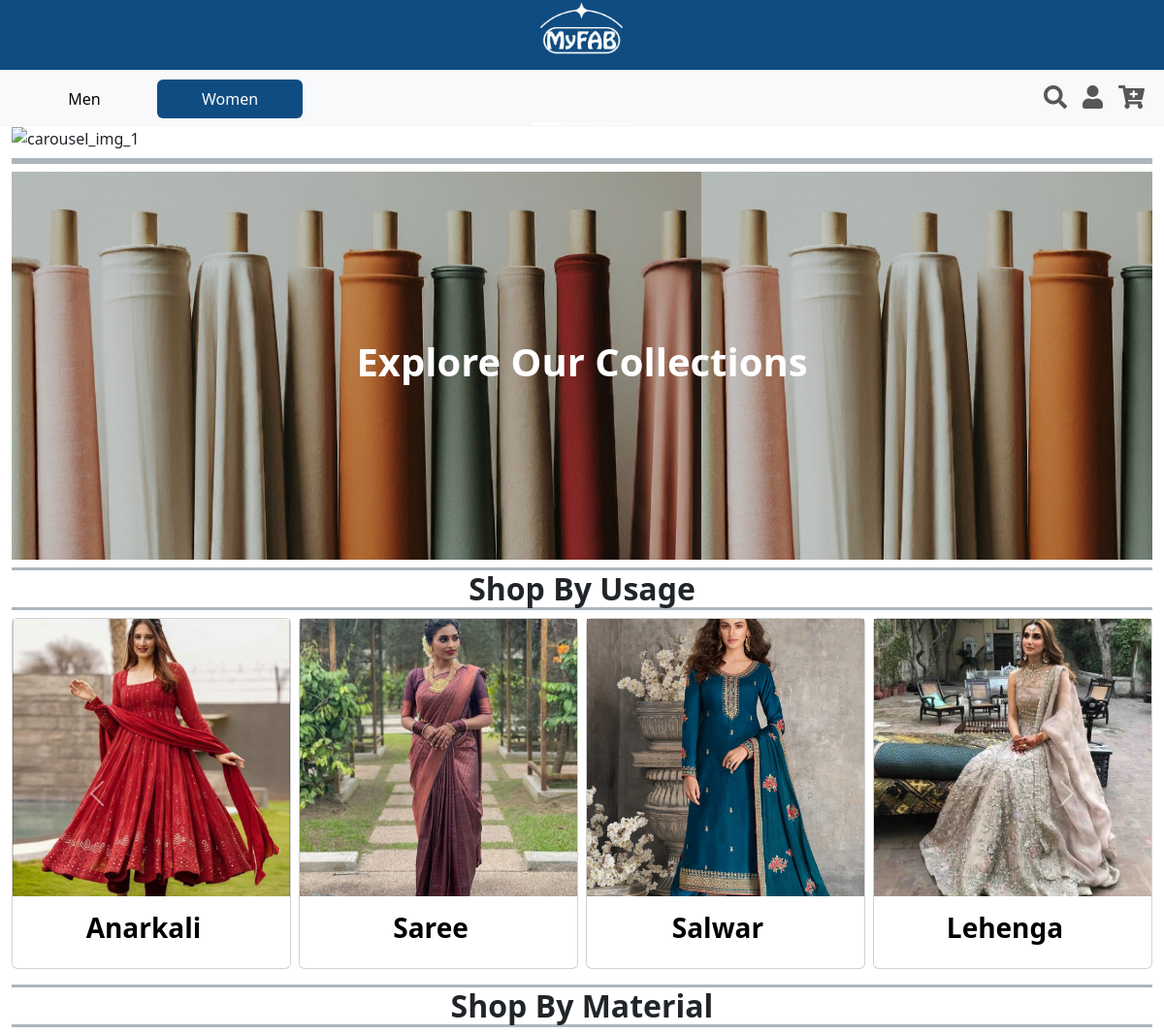
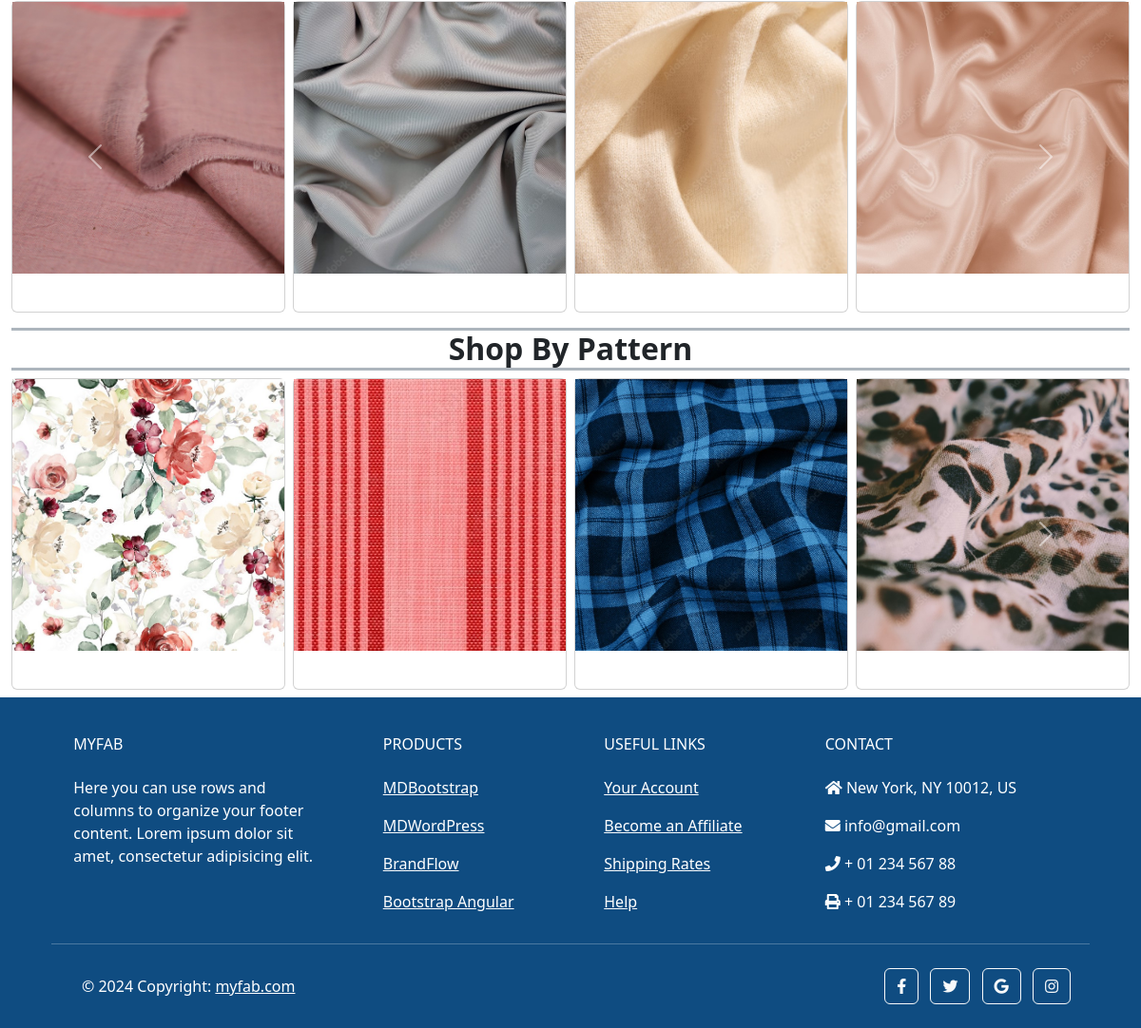
/main/women/, run on the app's committed database (2 pictures, top to bottom).
### main/models.py (models this page shows, shortened)
class Usage(models.Model):
    GENDER_CHOICES = [
        ('M', 'male'),
        ('F', 'female'),
    ]
    name = models.CharField(max_length=100, null=False, unique=True)
    image = models.ImageField(upload_to='images/usages', null=True, blank=True)
    gender = models.CharField(max_length=10, null=True, choices=GENDER_CHOICES)

class Category(models.Model):
    name = models.CharField(max_length=100, unique=True)

class CategoryChoice(models.Model):
    category = models.ForeignKey(Category, on_delete=models.CASCADE)
    name = models.CharField(max_length=100, unique=True)
    image = models.ImageField(upload_to='images/category_choices', null=True, blank=True)

### main/views.py (the view)
# urls.py: path('main/women/', HomeWomen.as_view(), name = 'home_women'),
class HomeWomen(View):
    def get(self, request):
        usages = Usage.objects.filter(gender='F')  # Filter usages with female gender
        usage_list = list(usages)
        categories_with_img = Category.objects.filter(categorychoice__image__isnull=False).distinct()
        categories_filtered = categories_with_img.exclude(name='gender') # to remove gender which is not filtered out
        choices_with_img = CategoryChoice.objects.filter(image__isnull=False)
        choices_filtered = choices_with_img.exclude(name = 'male') # to remove male which is not filtered out
        dict = {}
        for category in categories_filtered:
            choices = choices_filtered.filter(category = category)
            dict[category.name] = choices
        context = {'usages': usage_list,
                   'categories_filtered': categories_filtered,
                   'choices_filtered': choices_filtered,
                   'dict': dict
                   }
        return render(request, 'home_women.html', context)

### main/templatetags/custom_filters.py (called while the page is built)
@register.filter
def filter_choices_by_category(choices_list, category):
    return choices_list.filter(category=category)

### templates/home_women.html (shortened to what this page needs)
{% extends 'base.html' %}
{% load static %}
{% load custom_filters %}
{% block content %}
    <nav class="navbar navbar-expand-lg bg-body-tertiary">
        <div class="container-fluid">
        <div class="collapse navbar-collapse" id="navbarSupportedContent">
            <ul class="navbar-nav d-flex align-items-center me-auto mb-2 mb-lg-0">
                <li class="nav-item">
                    <button class="nav-link active btn btn-link" style="min-width: 150px;" aria-current="page">
                        <a class="text-black text-decoration-none" href="/main/">Men</a>
                    </button>
                </li>
                <li class="nav-item">
                    <button class="nav-link btn btn-link" style="min-width: 150px; background-color: #0F4C81;" aria-current="page">
                        <a class="text-white text-decoration-none" href="#">Women</a>
                    </button>
                </li>
            </ul>
            <ul class="navbar-nav d-flex flex-row justify-content-center  ms-auto mb-2 mb-lg-0">
                <li class="nav-item ms-3 ms-lg-0">
                    <a class="nav-link" href="#"><i style="font-size:24px" class="fa">&#xf002;</i></a>
                </li>
                <li class="nav-item ms-3 ms-lg-0">
                    <a class="nav-link" href="/accounts/login/"><i style="font-size:24px" class="fa">&#xf007;</i></a>
                </li>
                <li class="nav-item ms-3 ms-lg-0">
                    <a class="nav-link" href="#"><i style='font-size:24px' class='fas'>&#xf217;</i></a>
                </li>
            </ul>
        </div>
        </div>
    </nav>
    {% include "carousel_home_page.html" %}
    <div class="container-fluid text-center">
      <h5 class="border-bottom border-top border-3 border-dark-subtle fw-bold fs-2 fs-lg-5 mt-2"></h5>
    </div>
    <a class="text-decoration-none" href="#">
      <div class="container-wrapper" style="margin-right: 12px; margin-left: 12px;">
        <div class="container-fluid d-flex justify-content-center align-items-center text-center" style="background-image: url('/static/images/new_arrivals_1.jpg'); background-size: contain; height: 50vh;">
            <h1 class="fw-bold text-white">Explore Our Collections</h1>
        </div>
    </div>
    </a>
  <section class="py-0 mb-2">
    <div class="container-fluid">
        <div class="row h-100">
            <div class="container text-center">
                <h5 class="border-bottom border-top border-3 border-dark-subtle fw-bold fs-2 fs-lg-5 mt-2">Shop By Usage</h5>
            </div>
            <div class="col-12">
              <div class="carousel slide" id="shopbyusage" data-bs-touch="false" data-bs-interval="false">
                <div class="carousel-inner">
                    {% for usage in usages %}
                        {% if forloop.first %}
                            <div class="carousel-item active">
                                <div class="row h-100 align-items-center g-2">
                        {% endif %}
                                    <div class="col-sm-6 col-md-3 mb-3 mb-md-0 h-100">
                                        <div class="card card-span h-100 text-white">
                                            <img class="img-fluid h-100" src="{{ usage.image.url }}" alt="{{ usage.name }} Image" />
                                            <div class="card-img-overlay ps-0"> </div>
                                            <div class="card-body ps-0 bg-200">
                                                <h3 class="fw-bold text-center text-black text-truncate">{{ usage.name|title }}</h3>
                                            </div>
                                        </div>
                                    </div>
                        {% if forloop.last %}
                                </div>
                            </div>
                        {% elif forloop.counter|divisibleby:4 %}
                            </div>
                        </div>
                        {% endif %}
                    {% endfor %}
                </div>
                <button class="carousel-control-prev" type="button" data-bs-target="#shopbyusage" data-bs-slide="prev">
                    <span class="carousel-control-prev-icon" aria-hidden="true"></span>
                </button>
                <button class="carousel-control-next" type="button" data-bs-target="#shopbyusage" data-bs-slide="next">
                    <span class="carousel-control-next-icon" aria-hidden="true"></span>
                </button>
              </div>
            </div>
        </div>
    </div>
</section>
{% for category in categories_filtered %}
    {% with choices_per_category=choices_filtered|filter_choices_by_category:category %}
      <section class="py-0 mb-2">
        <div class="container-fluid">
            <div class="row h-100">
                <div class="container text-center">
                    <h5 class="border-bottom border-top border-3 border-dark-subtle fw-bold fs-2 fs-lg-5 mt-2">Shop By {{category.name|title}}</h5>
                </div>
                <div class="col-12">
                  <div class="carousel slide" id="{{category.name}}" data-bs-touch="false" data-bs-interval="false">
                    <div class="carousel-inner">
                          {% for choice in choices_per_category %}
                            {% if forloop.first %}
                                <div class="carousel-item active">
                                    <div class="row h-100 align-items-center g-2">
                            {% endif %}
                                        <div class="col-sm-6 col-md-3 mb-3 mb-md-0 h-100">
                                            <div class="card card-span h-100 text-white">
                                                <img class="img-fluid h-100" src="{{ choice.image.url }}" alt="{{ choice.name }} Image" />
                                                <div class="card-img-overlay ps-0"> </div>
                                                <div class="card-body ps-0 bg-200">
                                                </div>
                                            </div>
                                        </div>
                            {% if forloop.last %}
                                    </div>
                                </div>
                            {% elif forloop.counter|divisibleby:4 %}
                                </div>
                            </div>
                            {% endif %}
                          {% endfor %}
                    </div>
                    <button class="carousel-control-prev" type="button" data-bs-target="#{{category.name}}" data-bs-slide="prev">
                        <span class="carousel-control-prev-icon" aria-hidden="true"></span>
                    </button>
                    <button class="carousel-control-next" type="button" data-bs-target="#{{category.name}}" data-bs-slide="next">
                        <span class="carousel-control-next-icon" aria-hidden="true"></span>
                    </button>
                  </div>
                </div>
            </div>
        </div>
      </section>
    {% endwith %}
{% endfor %}
{% endblock %}

### data on the page
Usage: image (picture), name "Anarkali"
Usage: image (picture), name "Saree"
Usage: image (picture), name "Salwar"
Usage: image (picture), name "Lehenga"
Category: name "Material"
CategoryChoice: image (picture)
CategoryChoice: image (picture)
CategoryChoice: image (picture)
CategoryChoice: image (picture)
Category: name "Pattern"
CategoryChoice: image (picture)
CategoryChoice: image (picture)
CategoryChoice: image (picture)
CategoryChoice: image (picture)
